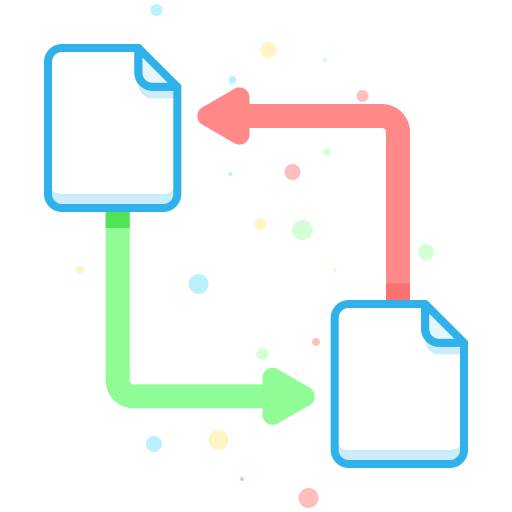
#> input picture HELPERS/udd.png, 512 x 512 px, found by its file name
$ python ic.py
#> lines starting #> are read from the running program, lines starting #| are printed output that depends on the picture


from PIL import Image, ImageTk

def create_icon(image_path, output_path, sizes):
    # Load the image
#> called with output_path = 'udd.ico'
    img = Image.open(image_path)
#> img is the input picture: PIL image 512x512 RGBA; mean R, G, B, A 52.6, 57.6, 55.7, 64.6

    # Create an empty ICO file
    ico = img.convert("RGBA")
    Icon_sizes = [(16, 16), (32, 32), (48,48)]
    imc = [ico.resize(size) for size in Icon_sizes]
#> imc = 3 items

    # Save the ICO file
    imc[1].save(output_path, format="ICO", sizes=[(s, s) for s in sizes])
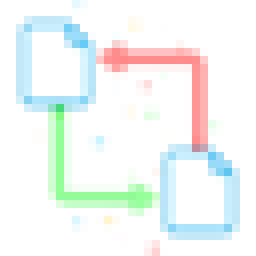
#> saved as udd.ico: PIL image 32x32 RGBA (shown 8 times larger); mean R, G, B, A 81.6, 94, 90.2, 65.4; transparent parts drawn white

if __name__ == "__main__":
    input_image_path = "C:\\Users\\DELL\\Desktop\\socketra\\ConveTransfer2\\images\\udd.png"  # Replace with your input image path
    output_icon_path = "udd.ico"  # Replace with your desired output icon path
    icon_sizes = [16,32,64]  # Add the desired sizes for the icon

    create_icon(input_image_path, output_icon_path, icon_sizes)
